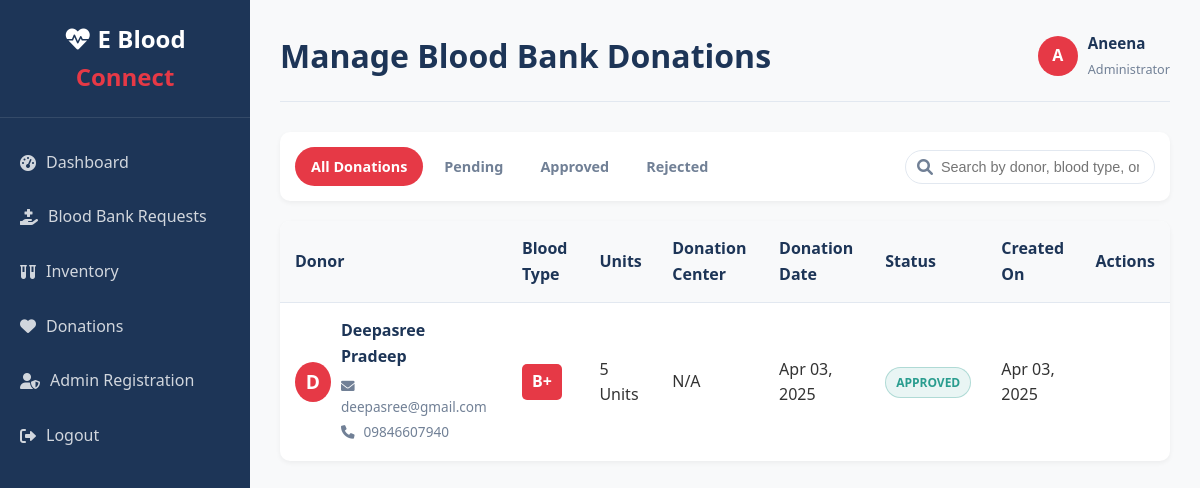
The page /admin/donations.php (signed in) on the database its author committed.
### tables this page shows
CREATE TABLE IF NOT EXISTS `blood_bank_donations` (
  `id` int NOT NULL AUTO_INCREMENT,
  `donor_id` int NOT NULL,
  `blood_type` varchar(10) NOT NULL,
  `units` int NOT NULL DEFAULT '1',
  `donation_center` varchar(255) DEFAULT NULL,
  `donation_date` date NOT NULL,
  `status` enum('pending','approved','rejected') NOT NULL DEFAULT 'pending',
  `notes` text,
  `created_at` timestamp NOT NULL DEFAULT CURRENT_TIMESTAMP,
  `updated_at` timestamp NOT NULL DEFAULT CURRENT_TIMESTAMP ON UPDATE CURRENT_TIMESTAMP,
  PRIMARY KEY (`id`),
  KEY `donor_id` (`donor_id`)
);

CREATE TABLE IF NOT EXISTS `users` (
  `id` int NOT NULL AUTO_INCREMENT,
  `full_name` varchar(100) NOT NULL,
  `email` varchar(100) NOT NULL,
  `password` varchar(255) NOT NULL,
  `phone` varchar(20) NOT NULL,
  `blood_type` enum('A+','A-','B+','B-','AB+','AB-','O+','O-') NOT NULL,
  `gender` enum('Male','Female','Other') NOT NULL,
  `dob` date NOT NULL,
  `address` text NOT NULL,
  `medical_conditions` text,
  `is_admin` tinyint(1) DEFAULT '0',
  `created_at` timestamp NULL DEFAULT CURRENT_TIMESTAMP,
  `updated_at` timestamp NULL DEFAULT CURRENT_TIMESTAMP ON UPDATE CURRENT_TIMESTAMP,
  PRIMARY KEY (`id`),
  UNIQUE KEY `email` (`email`)
);

### includes/db.php (called while the page is built, shortened)
<?php
$host = 'localhost';
$dbname = 'ebloodconnect';
$username = 'root';
$password = '';
try {
    $db = new PDO("mysql:host=$host;dbname=$dbname", $username, $password);
    $db->setAttribute(PDO::ATTR_ERRMODE, PDO::ERRMODE_EXCEPTION);
    $db->setAttribute(PDO::ATTR_DEFAULT_FETCH_MODE, PDO::FETCH_ASSOC);
} catch(PDOException $e) {
    die("Connection failed: " . $e->getMessage());
}
function executeQuery($sql, $params = []) {
    global $db;
    try {
        $stmt = $db->prepare($sql);
        $stmt->execute($params);
        return $stmt;
    } catch(PDOException $e) {
        die("Query failed: " . $e->getMessage());
    }
}
function fetchAll($sql, $params = []) {
    $stmt = executeQuery($sql, $params);
    return $stmt->fetchAll();
}
?>

### admin/donations.php (the view, shortened to what this page needs)
<?php
require_once '../includes/db.php';
$status = isset($_GET['status']) ? $_GET['status'] : 'all';
$search = isset($_GET['search']) ? $_GET['search'] : '';
$sql = "SELECT bbd.*, u.full_name as donor_name, u.email, u.phone
        FROM blood_bank_donations bbd
        JOIN users u ON bbd.donor_id = u.id";
$params = [];
$sql .= " ORDER BY bbd.created_at DESC";
$donations = fetchAll($sql, $params);
$adminName = $_SESSION['admin_name'];
?>
<!DOCTYPE html>
<html lang="en">
<head>
    <link rel="stylesheet" href="../css/style.css">
    <link rel="stylesheet" href="https://cdnjs.cloudflare.com/ajax/libs/font-awesome/6.0.0-beta3/css/all.min.css">
</head>
<body>
    <div class="admin-container">
        <div class="admin-sidebar">
            <div class="admin-logo">
                <i class="fas fa-heartbeat"></i> E Blood <span>Connect</span>
            </div>
            <ul class="admin-menu">
                <li><a href="dashboard.php"><i class="fas fa-tachometer-alt"></i> Dashboard</a></li>
                <li><a href="blood_bank_requests.php"><i class="fas fa-hand-holding-medical"></i> Blood Bank Requests</a></li>
                <li><a href="blood_inventory.php"><i class="fas fa-vials"></i> Inventory</a></li>
                <li class="active"><a href="donations.php"><i class="fas fa-heart"></i> Donations</a></li>
                <li><a href="admin_register.php"><i class="fas fa-user-shield"></i> Admin Registration</a></li>
                <li><a href="logout.php"><i class="fas fa-sign-out-alt"></i> Logout</a></li>
            </ul>
        </div>
        <div class="admin-content">
            <div class="admin-header">
                <h1>Manage Blood Bank Donations</h1>
                <div class="admin-user">
                    <div class="admin-user-avatar">
                        <?php echo substr($adminName, 0, 1); ?>
                    </div>
                    <div class="admin-user-info">
                        <span><?php echo htmlspecialchars($adminName); ?></span>
                        <small>Administrator</small>
                    </div>
                </div>
            </div>
            <div class="filter-controls">
                <div class="filter-tabs">
                    <a href="?status=all" class="filter-tab <?php echo ($status === 'all' || empty($status)) ? 'active' : ''; ?>">All Donations</a>
                    <a href="?status=pending" class="filter-tab <?php echo $status === 'pending' ? 'active' : ''; ?>">Pending</a>
                    <a href="?status=approved" class="filter-tab <?php echo $status === 'approved' ? 'active' : ''; ?>">Approved</a>
                    <a href="?status=rejected" class="filter-tab <?php echo $status === 'rejected' ? 'active' : ''; ?>">Rejected</a>
                </div>
                <div class="search-box">
                    <i class="fas fa-search search-icon"></i>
                    <form action="" method="GET">
                        <input type="text" name="search" placeholder="Search by donor, blood type, or center" class="search-input" value="<?php echo htmlspecialchars($search); ?>">
                    </form>
                </div>
            </div>
            <?php if (empty($donations)): ?>
                <div class="no-donations">
                    <i class="fas fa-heart"></i>
                    <p>No blood bank donations found.</p>
                    <p>Users can donate blood to the blood bank through the 'Blood Bank' section on the website.</p>
                </div>
            <?php else: ?>
                <div class="donations-table">
                    <table>
                        <thead>
                            <tr>
                                <th>Donor</th>
                                <th>Blood Type</th>
                                <th>Units</th>
                                <th>Donation Center</th>
                                <th>Donation Date</th>
                                <th>Status</th>
                                <th>Created On</th>
                                <th>Actions</th>
                            </tr>
                        </thead>
                        <tbody>
                            <?php foreach ($donations as $donation): ?>
                                <tr>
                                    <td>
                                        <div class="donor-info">
                                            <div class="donor-avatar">
                                                <?php echo substr($donation['donor_name'], 0, 1); ?>
                                            </div>
                                            <div class="donor-details">
                                                <div class="donor-name"><?php echo htmlspecialchars($donation['donor_name']); ?></div>
                                                <div class="donor-contact">
                                                    <span><i class="fas fa-envelope"></i> <?php echo htmlspecialchars($donation['email']); ?></span>
                                                    <span><i class="fas fa-phone"></i> <?php echo htmlspecialchars($donation['phone']); ?></span>
                                                </div>
                                            </div>
                                        </div>
                                    </td>
                                    <td>
                                        <div class="blood-badge"><?php echo htmlspecialchars($donation['blood_type']); ?></div>
                                    </td>
                                    <td><?php echo htmlspecialchars($donation['units']); ?> Units</td>
                                    <td><?php echo isset($donation['donation_center']) ? htmlspecialchars($donation['donation_center']) : 'N/A'; ?></td>
                                    <td><?php echo isset($donation['donation_date']) ? date('M d, Y', strtotime($donation['donation_date'])) : 'N/A'; ?></td>
                                    <td>
                                        <span class="status-badge status-<?php echo strtolower($donation['status']); ?>">
                                            <?php echo ucfirst($donation['status']); ?>
                                        </span>
                                    </td>
                                    <td><?php echo isset($donation['created_at']) ? date('M d, Y', strtotime($donation['created_at'])) : 'N/A'; ?></td>
                                    <td>
                                    </td>
                                </tr>
                            <?php endforeach; ?>
                        </tbody>
                    </table>
                </div>
            <?php endif; ?>
        </div>
    </div>
</body>
</html>

### css/style.css (style rules this page uses)
:root { --primary-color: #e63946; --secondary-color: #457b9d; --dark-color: #1d3557; --light-color: #f1faee; --danger-color: #d62828; --success-color: #2a9d8f; --box-shadow: 0 5px 15px rgba(0, 0, 0, 0.1); }
* { margin: 0; padding: 0; box-sizing: border-box; }
body { font-family: 'Segoe UI', Tahoma, Geneva, Verdana, sans-serif; line-height: 1.6; background-color: #f8f9fa; color: #333; }
a { text-decoration: none; color: var(--dark-color); }

### rows shown on the page
blood_bank_donations: users.full_name "D", users.full_name "Deepasree Pradeep", users.email "deepasree@gmail.com", users.phone "09846607940", blood_type "B+", units "5", shows "N/A", donation_date "Apr 03, 2025", status "APPROVED", created_at "Apr 03, 2025"

### other values the page prints
substr($adminName, 0, 1) "A"
$adminName "Aneena"
